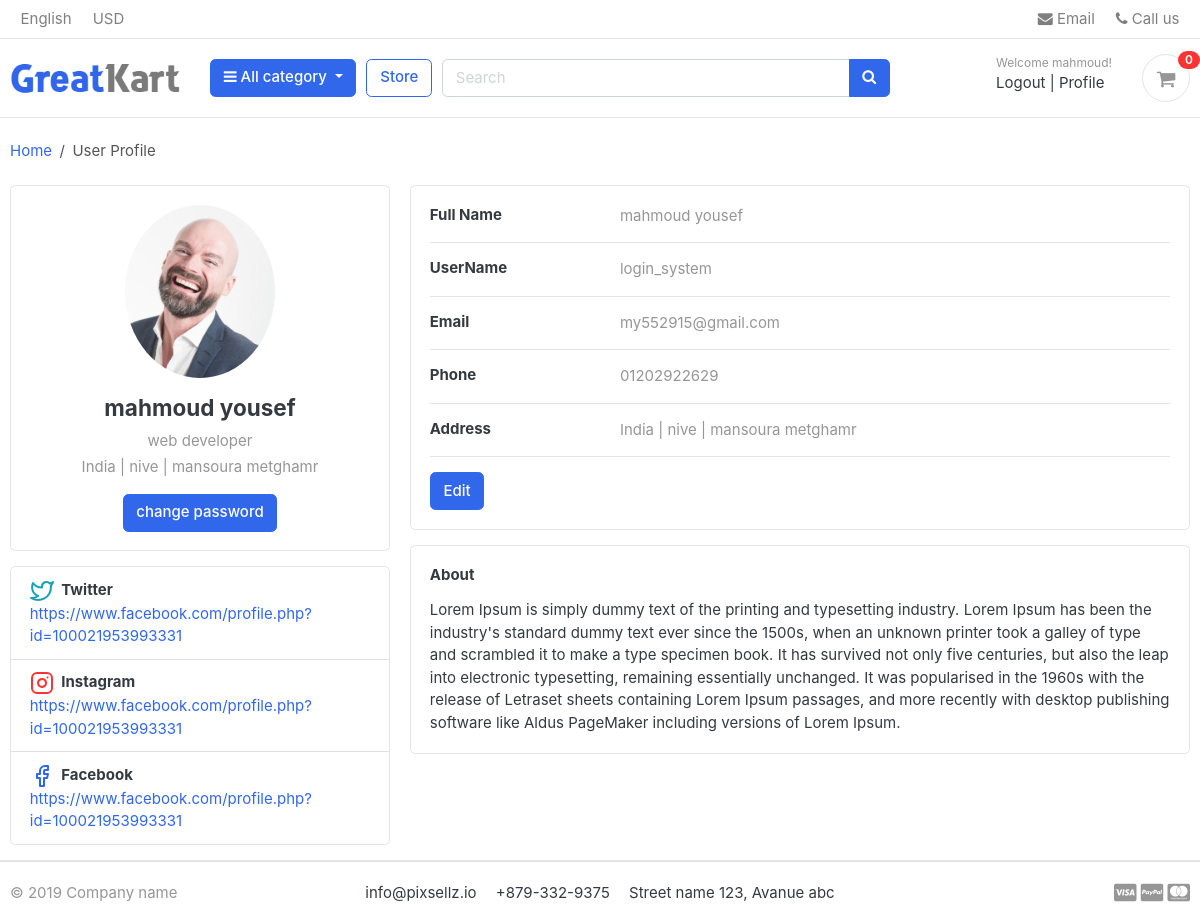
Page /accounts/profile/ (signed in) on the committed database.
### accounts/models.py (models this page shows, shortened)
class Account(AbstractBaseUser):
    first_name      = models.CharField(max_length=50)
    last_name       = models.CharField(max_length=50)
    username        = models.CharField(max_length=50, unique=True)
    email           = models.EmailField(max_length=100, unique=True)
    phone_number    = models.CharField(max_length=50)
    date_joined     = models.DateTimeField(auto_now_add=True)
    last_login      = models.DateTimeField(auto_now_add=True)
    is_admin        = models.BooleanField(default=False)
    is_staff        = models.BooleanField(default=False)
    is_active        = models.BooleanField(default=False)
    is_superadmin        = models.BooleanField(default=False)
    USERNAME_FIELD = 'email'
    REQUIRED_FIELDS = ['username', 'first_name', 'last_name']
    objects = MyAccountManager()

class Profile(models.Model):
    user = models.OneToOneField(Account,on_delete=models.CASCADE)
    full_name = models.CharField(max_length=50, null= True)
    phone_number = models.CharField(max_length=20)
    address = models.CharField(max_length=50)
    image = models.ImageField(upload_to='users/')
    about = models.TextField(max_length=4000 , blank=True , null=True)
    country = models.CharField(max_length=50 ,blank=True, null=True)
    company = models.CharField(max_length=100 ,blank=True, null=True)
    address_line_1 = models.CharField( max_length=50 , blank=True)
    address_line_2 = models.CharField( max_length=50 , blank=True)
    fb_link = models.URLField( max_length=200 , blank=True , null=True)
    twitter_link = models.URLField( max_length=200, blank=True , null=True)
    instagram_link = models.URLField( max_length=200, blank=True , null=True)
    linked_in_link = models.URLField( max_length=200, blank=True , null=True)
    headline = models.CharField(max_length=50 , blank=True, null=True)
    city = models.CharField(max_length=50 ,blank=True, null=True)
    def full_name(self):
        return f'{self.user.first_name} {self.user.last_name}'
    def full_address(self):
        return f"{self.country} | {self.city} | {self.address_line_1} {self.address_line_2}"

### accounts/views.py (the view)
# urls.py: path('profile/' , views.profile , name='profile'),
@login_required(login_url = 'login')
def profile(request):
    profile=Profile.objects.get(user=request.user)
    return render(request,'accounts/profile.html',{'profile':profile})

### accounts/templates/accounts/profile.html (shortened to what this page needs)
{% extends 'base.html' %}
{% load static %}
{% block body %}
<div class="container">
  <div class="main-body"><br>
    <nav aria-label="breadcrumb" class="main-breadcrumb">
      <ol class="breadcrumb">
        <li class="breadcrumb-item"><a href="/">Home</a></li>
        <li class="breadcrumb-item active" aria-current="page">User Profile</li>
      </ol>
    </nav>
    <br>
    <div class="row gutters-sm">
      <div class="col-md-4 mb-3">
        <div class="card">
          <div class="card-body">
            <div class="d-flex flex-column align-items-center text-center">
              {% if profile.image.url %}
              <img src="{{profile.image.url}}" alt="Admin" class="rounded-circle" width="150">
              {% else %}
              <img src="https://bootdey.com/img/Content/avatar/avatar7.png" alt="Admin" class="rounded-circle"
                width="150">
              {% endif %}
              <div class="mt-3">
                <h4>{{profile.full_name}}</h4>
                <p class="text-muted mb-1">{{profile.headline}}</p>
                <p class="text-muted font-size-sm">{{profile.full_address}}</p>
                <a href="{% url 'change_password' %}" class="btn btn-primary">change password</a>
              </div>
            </div>
          </div>
        </div>
        <div class="card mt-3">
          <ul class="list-group list-group-flush">
            <li class="list-group-item d-flex justify-content-between align-items-center flex-wrap">
              <h6 class="mb-0">Twitter</h6>
              <span class="text-muted"><a href="{{profile.twitter_link}}">{{profile.twitter_link}}</a></span>
            </li>
            <li class="list-group-item d-flex justify-content-between align-items-center flex-wrap">
              <h6 class="mb-0">Instagram</h6>
              <span class="text-muted"><a href="{{profile.instagram_link}}">{{profile.instagram_link}}</a></span>
            </li>
            <li class="list-group-item d-flex justify-content-between align-items-center flex-wrap">
              <h6 class="mb-0">Facebook</h6>
              <span class="text-muted"><a href="{{profile.fb_link}}">{{profile.fb_link}}</a></span>
            </li>
          </ul>
        </div>
      </div>
      <div class="col-md-8">
        <div class="card mb-3">
          <div class="card-body">
            <div class="row">
              <div class="col-sm-3">
                <h6 class="mb-0">Full Name</h6>
              </div>
              <div class="col-sm-9 text-muted">
                {{profile.full_name}}
              </div>
            </div>
            <hr>
            <div class="row">
              <div class="col-sm-3">
                <h6 class="mb-0">UserName</h6>
              </div>
              <div class="col-sm-9 text-muted">
                {{profile.user.username}}
              </div>
            </div>
            <hr>
            <div class="row">
              <div class="col-sm-3">
                <h6 class="mb-0">Email</h6>
              </div>
              <div class="col-sm-9 text-muted">
                {{profile.user.email}}
              </div>
            </div>
            <hr>
            <div class="row">
              <div class="col-sm-3">
                <h6 class="mb-0">Phone</h6>
              </div>
              <div class="col-sm-9 text-muted">
                {{profile.phone_number}}
              </div>
            </div>
            <hr>
            <div class="row">
              <div class="col-sm-3">
                <h6 class="mb-0">Address</h6>
              </div>
              <div class="col-sm-9 text-muted">
                {{profile.full_address}}
              </div>
            </div>
            <hr>
            <div class="row">
              <div class="col-sm-12">
                <a class="btn btn-primary " target="__blank" href="{% url 'edit_profile'%}">Edit</a>
              </div>
            </div>
          </div>
        </div>
        <div class="row gutters-sm">
          <div class="col-sm-12 mb-3">
            <div class="card h-100">
              <div class="card-body">
                <h6 class="d-flex align-items-center mb-3">About</h6>
                <p>{{profile.about}}</p>
              </div>
            </div>
          </div>
        </div>
      </div>
    </div>
  </div>
</div>
{% endblock %}

### templates/base.html (shortened to what this page needs)
{% load static %}
<!DOCTYPE HTML>
<html lang="en">
<head>
	<link href="{% static 'css/bootstrap.css'%}" rel="stylesheet" type="text/css" />
	<link href="{% static 'fonts/fontawesome/css/all.min.css'%}" type="text/css" rel="stylesheet">
	<link href="{% static 'css/ui.css'%}" rel="stylesheet" type="text/css" />
	<link href="{% static 'css/responsive.css'%}" rel="stylesheet" media="only screen and (max-width: 1200px)" />
	<link href="{% static 'css/custum.css'%}" rel="stylesheet" type="text/css" />
	<link rel="stylesheet" href="https://cdnjs.cloudflare.com/ajax/libs/font-awesome/4.7.0/css/font-awesome.min.css">
</head>
<body>
	<header class="section-header">
		<nav class="navbar p-md-0 navbar-expand-sm navbar-light border-bottom">
			<div class="container">
				<div class="collapse navbar-collapse" id="navbarTop4">
					<ul class="navbar-nav mr-auto">
						<li class="nav-item dropdown">
							<a href="#" class="nav-link"> English </a>
						</li>
						<li class="nav-item dropdown">
							<a href="#" class="nav-link"> USD </a>
						</li>
					</ul>
					<ul class="navbar-nav">
						<li><a href="#" class="nav-link"> <i class="fa fa-envelope"></i> Email </a></li>
						<li><a href="#" class="nav-link"> <i class="fa fa-phone"></i> Call us </a></li>
					</ul>
				</div>
			</div>
		</nav>
		<section class="header-main border-bottom">
			<div class="container">
				<div class="row align-items-center">
					<div class="col-lg-2 col-md-3 col-6">
						<a href="./" class="brand-wrap">
							<img class="logo" src="{% static './images/logo.png'%}">
						</a>
					</div>
					<div class="col-lg col-sm col-md col-6 flex-grow-0">
						<div class="category-wrap dropdown d-inline-block float-right">
							<button type="button" class="btn btn-primary dropdown-toggle" data-toggle="dropdown">
								<i class="fa fa-bars"></i> All category
							</button>
						</div>
					</div>
					<a href="./store.html" class="btn btn-outline-primary">Store</a>
					<div class="col-lg  col-md-6 col-sm-12 col">
						<form action="#" class="search">
							<div class="input-group w-100">
								<input type="text" class="form-control" style="width:60%;" placeholder="Search">
								<div class="input-group-append">
									<button class="btn btn-primary" type="submit">
										<i class="fa fa-search"></i>
									</button>
								</div>
							</div>
						</form>
					</div>
					<div class="col-lg-3 col-sm-6 col-8 order-2 order-lg-3">
						<div class="d-flex justify-content-end mb-3 mb-lg-0">
							<div class="widget-header">
								{% if request.user.is_authenticated %}
								<small class="title text-muted">Welcome {{user.first_name}}!</small>
								<div>
									<a href="{% url 'logout'%}">Logout</a> <span class="dark-transp"> | </span>
									<a href=""> Profile</a>
								</div>
								{% else %}
								<small class="title text-muted">Welcome Guests!</small>
								<div>
									<a href="{% url 'login'%}">Sign in</a> <span class="dark-transp"> | </span>
									<a href="{% url 'register'%}"> Register</a>
								</div>
								{% endif %}
							</div>
							<a href="./cart.html" class="widget-header pl-3 ml-3">
								<div class="icon icon-sm rounded-circle border"><i class="fa fa-shopping-cart"></i>
								</div>
								<span class="badge badge-pill badge-danger notify">0</span>
							</a>
						</div>
					</div>
				</div>
			</div>
		</section>
	</header>
	{% block body %}
	{% endblock body %}
	<footer class="section-footer border-top">
		<div class="container">
			<section class="footer-bottom border-top row">
				<div class="col-md-2">
					<p class="text-muted"> &copy 2019 Company name </p>
				</div>
				<div class="col-md-8 text-md-center">
					<span class="px-2">info@pixsellz.io</span>
					<span class="px-2">+879-332-9375</span>
					<span class="px-2">Street name 123, Avanue abc</span>
				</div>
				<div class="col-md-2 text-md-right text-muted">
					<i class="fab fa-lg fa-cc-visa"></i>
					<i class="fab fa-lg fa-cc-paypal"></i>
					<i class="fab fa-lg fa-cc-mastercard"></i>
				</div>
			</section>
		</div>
	</footer>
</body>
</html>

### static/css/ui.css (style rules this page uses)
html { font-family: "Inter", sans-serif; font-size: 15px; }
.icon-xs, .icon-sm, .icon-md, .icon-lg { display: inline-block; text-align: center; flex-shrink: 0; flex-grow: 0; }
.icon-sm { width: 48px; height: 48px; line-height: 48px !important; font-size: 20px; }
p:last-child { margin-bottom: 0; }
.header-main { position: relative; padding-top: 1rem; padding-bottom: 1rem; }
.brand-wrap .logo, .navbar-brand .logo { margin-right: 7px; max-height: 42px; display: inline-block; }
.widget-header { display: inline-block; vertical-align: middle; position: relative; }
.widget-header a { color: #343a40; }
.widget-header i { color: #969696; }
.widget-header .title { display: block; }
.widget-header .notify { position: absolute; top: -3px; right: -10px; }
.footer-bottom { padding-top: 20px; padding-bottom: 20px; }
[class*=list-] li:after { visibility: hidden; display: block; content: ""; overflow: hidden; height: 0; clear: both; }
.notify { position: absolute; top: -4px; right: -10px; display: inline-block; padding: 0.25em 0.6em; font-size: 12px; line-height: 1; text-align: center; border-radius: 3rem; color: #fff; background-color: #fa3434; }

### rows in the picture
Account: first_name "mahmoud"
Profile: image (picture), full_name "mahmoud yousef", headline "web developer", full_address "India | nive | mansoura metghamr", twitter_link "https://www.facebook.com/profile.php?id=100021953993331", instagram_link "https://www.facebook.com/profile.php?id=100021953993331", fb_link "https://www.facebook.com/profile.php?id=100021953993331", user.username "login_system", user.email "my552915@gmail.com", phone_number "01202922629", about "Lorem Ipsum is simply dummy text of the printing and typesetting industry. Lorem Ipsum has been the industry's standard dummy text ever since the 1500s, when an unknown printer took a galley of type and scrambled it to make a type specimen book. It has survived not only five centuries, but also the leap into electronic typesetting, remaining essentially unchanged. It was popularised in the 1960s with the release of Letraset sheets containing Lorem Ipsum passages, and more recently with desktop publishing software like Aldus PageMaker including versions of Lorem Ipsum."
